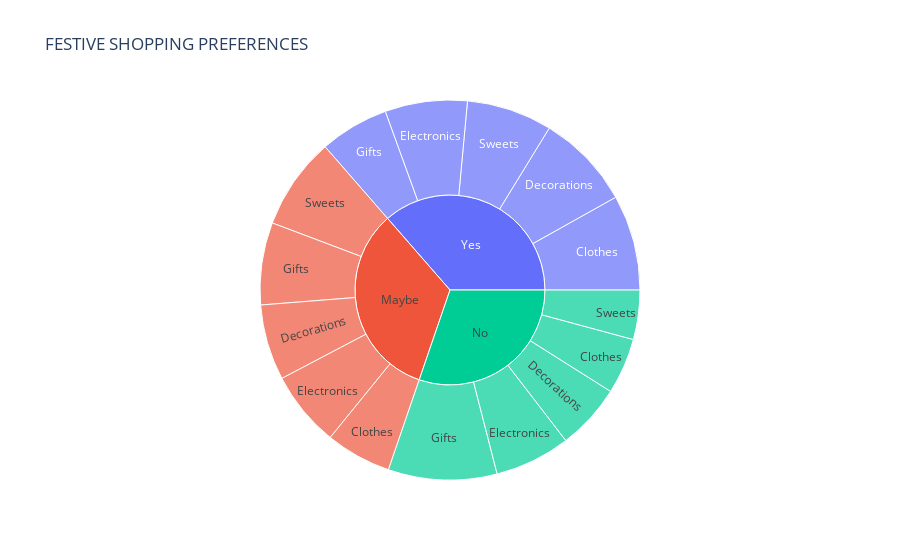

The code cell stored with this chart in its notebook:
### Markdown cell above
10. Festive Shopping Behavior (Sunburst Chart / Radial Treemaps / Multi-Level pie charts - Visualize hierarchical data by representing each level of the hierarchy as a concentric ring)

### Code cell
fig = px.sunburst(df, path=["Do you shop more during festive seasons?", "What do you usually buy during festivals?"], 
title="FESTIVE SHOPPING PREFERENCES")
fig.show()

### Figure 1 — Plotly figure (JSON) as saved in the notebook; plotly's stock layout.template omitted (floating-point values rounded to 4 significant figures)
{"data": [{"branchvalues": "total", "domain": {"x": [0, 1], "y": [0, 1]}, "hovertemplate": "labels=%{label}<br>count=%{value}<br>parent=%{parent}<br>id=%{id}<extra></extra>", "ids": ["Maybe/Clothes", "No/Clothes", "Yes/Clothes", "Maybe/Decorations", "No/Decorations", "Yes/Decorations", "Maybe/Electronics", "No/Electronics", "Yes/Electronics", "Maybe/Gifts", "No/Gifts", "Yes/Gifts", "Maybe/Sweets", "No/Sweets", "Yes/Sweets", "Maybe", "No", "Yes"], "labels": ["Clothes", "Clothes", "Clothes", "Decorations", "Decorations", "Decorations", "Electronics", "Electronics", "Electronics", "Gifts", "Gifts", "Gifts", "Sweets", "Sweets", "Sweets", "Maybe", "No", "Yes"], "name": "", "parents": ["Maybe", "No", "Yes", "Maybe", "No", "Yes", "Maybe", "No", "Yes", "Maybe", "No", "Yes", "Maybe", "No", "Yes", "", "", ""], "type": "sunburst", "values": [20, 17, 29, 23, 20, 29, 23, 23, 25, 25, 33, 21, 28, 15, 26, 119, 108, 130]}], "layout": {"legend": {"tracegroupgap": 0}, "title": {"text": "FESTIVE SHOPPING PREFERENCES"}}}
